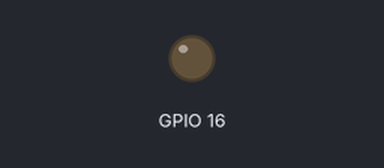
Recording of a program running on a simulated Raspberry Pi (BCM pin numbers). Parts: output pins drawn as LEDs (lit = HIGH). What the program prints to the terminal is not drawn. At 40.0 s the program stops and its outputs stay as they are.

Above: at 1.0 s.
At 3.0 s:
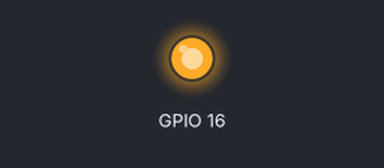
Timing chart, 0 to 5.2 s (numbered marks = the images above):
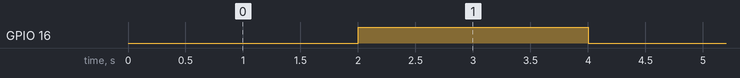

The program:

gpio-control.py
```python
import gpiod
import time

IRLED= 16
chip = gpiod.Chip('gpiochip4')

led_line = chip.get_line(IRLED)
led_line.request(consumer="LED",
type=gpiod.LINE_REQ_DIR_OUT,
flags=gpiod.LINE_REQ_FLAG_BIAS_PULL_UP)

try:
	iter = 0
	while iter < 10:
		print(f'iter-{iter}')
		led_line.set_value(0)
		time.sleep(2)
		led_line.set_value(1)
		time.sleep(2)
		iter +=1
finally:
	led_line.release()
```

Measured:
- by itself, GPIO 16: alternates HIGH for 2.0 s and LOW for 2.0 s, 19 changes in all, then stays HIGH
